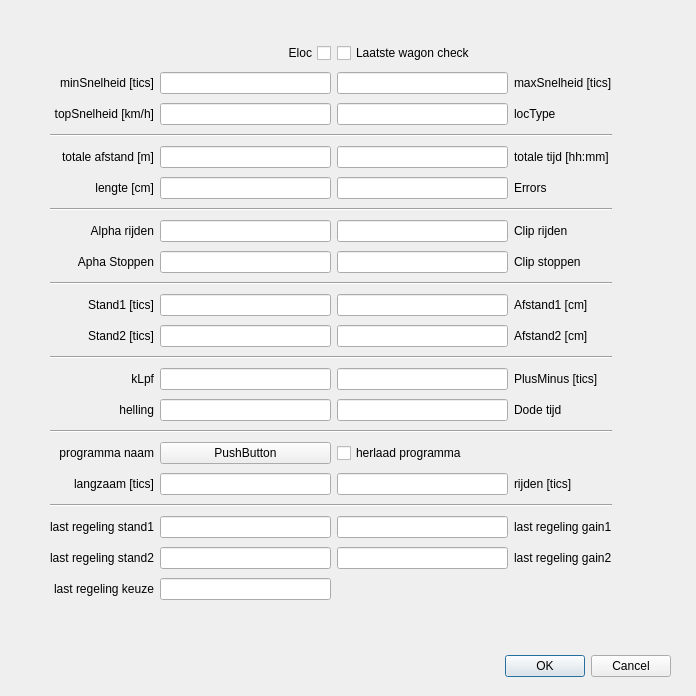
<?xml version="1.0" encoding="UTF-8"?>
<ui version="4.0">
 <class>QtRegelaarInstellingenDialoog</class>
 <widget class="QDialog" name="QtRegelaarInstellingenDialoog">
  <property name="geometry">
   <rect>
    <x>0</x>
    <y>0</y>
    <width>696</width>
    <height>696</height>
   </rect>
  </property>
  <property name="windowTitle">
   <string>Dialog</string>
  </property>
  <widget class="QDialogButtonBox" name="buttonBox">
   <property name="geometry">
    <rect>
     <x>330</x>
     <y>650</y>
     <width>341</width>
     <height>32</height>
    </rect>
   </property>
   <property name="orientation">
    <enum>Qt::Horizontal</enum>
   </property>
   <property name="standardButtons">
    <set>QDialogButtonBox::Cancel|QDialogButtonBox::Ok</set>
   </property>
  </widget>
  <widget class="QWidget" name="layoutWidget">
   <property name="geometry">
    <rect>
     <x>50</x>
     <y>40</y>
     <width>562</width>
     <height>573</height>
    </rect>
   </property>
   <layout class="QGridLayout" name="gridLayout_2" rowstretch="0,0,0,0,0,0,0,0,0,0,0,0,0,0,0,0,0,0,0,0,0,0" rowminimumheight="0,0,0,0,0,0,0,0,0,0,0,0,0,0,0,0,0,0,0,0,0,0">
    <item row="9" column="0" colspan="4">
     <widget class="Line" name="line_3">
      <property name="orientation">
       <enum>Qt::Horizontal</enum>
      </property>
     </widget>
    </item>
    <item row="1" column="1">
     <widget class="QLineEdit" name="minSnelheid">
      <property name="text">
       <string/>
      </property>
      <property name="placeholderText">
       <string/>
      </property>
     </widget>
    </item>
    <item row="0" column="0" colspan="2">
     <widget class="QCheckBox" name="eloc">
      <property name="layoutDirection">
       <enum>Qt::RightToLeft</enum>
      </property>
      <property name="text">
       <string>Eloc</string>
      </property>
     </widget>
    </item>
    <item row="2" column="3">
     <widget class="QLabel" name="label_23">
      <property name="text">
       <string>locType</string>
      </property>
     </widget>
    </item>
    <item row="11" column="2">
     <widget class="QLineEdit" name="afstand2"/>
    </item>
    <item row="2" column="1">
     <widget class="QLineEdit" name="topSnelheid"/>
    </item>
    <item row="8" column="3">
     <widget class="QLabel" name="label_10">
      <property name="text">
       <string>Clip stoppen</string>
      </property>
     </widget>
    </item>
    <item row="2" column="0">
     <widget class="QLabel" name="label_3">
      <property name="text">
       <string>topSnelheid [km/h]</string>
      </property>
      <property name="alignment">
       <set>Qt::AlignRight|Qt::AlignTrailing|Qt::AlignVCenter</set>
      </property>
     </widget>
    </item>
    <item row="8" column="2">
     <widget class="QLineEdit" name="clipStoppen"/>
    </item>
    <item row="4" column="2">
     <widget class="QLineEdit" name="totaalTijd"/>
    </item>
    <item row="7" column="2">
     <widget class="QLineEdit" name="clipRijden"/>
    </item>
    <item row="5" column="0">
     <widget class="QLabel" name="label_6">
      <property name="text">
       <string>lengte [cm]</string>
      </property>
      <property name="alignment">
       <set>Qt::AlignRight|Qt::AlignTrailing|Qt::AlignVCenter</set>
      </property>
     </widget>
    </item>
    <item row="7" column="0">
     <widget class="QLabel" name="label_7">
      <property name="text">
       <string>Alpha rijden</string>
      </property>
      <property name="alignment">
       <set>Qt::AlignRight|Qt::AlignTrailing|Qt::AlignVCenter</set>
      </property>
     </widget>
    </item>
    <item row="8" column="1">
     <widget class="QLineEdit" name="alphaStoppen"/>
    </item>
    <item row="5" column="1">
     <widget class="QLineEdit" name="lengte"/>
    </item>
    <item row="4" column="3">
     <widget class="QLabel" name="label_5">
      <property name="text">
       <string>totale tijd [hh:mm]</string>
      </property>
     </widget>
    </item>
    <item row="8" column="0">
     <widget class="QLabel" name="label_8">
      <property name="text">
       <string>Apha Stoppen</string>
      </property>
      <property name="alignment">
       <set>Qt::AlignRight|Qt::AlignTrailing|Qt::AlignVCenter</set>
      </property>
     </widget>
    </item>
    <item row="7" column="1">
     <widget class="QLineEdit" name="alphaRijden">
      <property name="text">
       <string/>
      </property>
     </widget>
    </item>
    <item row="5" column="2">
     <widget class="QLineEdit" name="errors">
      <property name="readOnly">
       <bool>true</bool>
      </property>
     </widget>
    </item>
    <item row="7" column="3">
     <widget class="QLabel" name="label_9">
      <property name="text">
       <string>Clip rijden</string>
      </property>
     </widget>
    </item>
    <item row="4" column="1">
     <widget class="QLineEdit" name="totaalAfstand"/>
    </item>
    <item row="4" column="0">
     <widget class="QLabel" name="label_4">
      <property name="text">
       <string>totale afstand [m]</string>
      </property>
      <property name="alignment">
       <set>Qt::AlignRight|Qt::AlignTrailing|Qt::AlignVCenter</set>
      </property>
     </widget>
    </item>
    <item row="5" column="3">
     <widget class="QLabel" name="label_15">
      <property name="text">
       <string>Errors</string>
      </property>
     </widget>
    </item>
    <item row="6" column="0" colspan="4">
     <widget class="Line" name="line">
      <property name="orientation">
       <enum>Qt::Horizontal</enum>
      </property>
     </widget>
    </item>
    <item row="11" column="1">
     <widget class="QLineEdit" name="stand2"/>
    </item>
    <item row="3" column="0" colspan="4">
     <widget class="Line" name="line_2">
      <property name="orientation">
       <enum>Qt::Horizontal</enum>
      </property>
     </widget>
    </item>
    <item row="19" column="3">
     <widget class="QLabel" name="label_26">
      <property name="text">
       <string>last regeling gain1</string>
      </property>
     </widget>
    </item>
    <item row="15" column="0" colspan="4">
     <widget class="Line" name="line_5">
      <property name="orientation">
       <enum>Qt::Horizontal</enum>
      </property>
     </widget>
    </item>
    <item row="2" column="2">
     <widget class="QLineEdit" name="locType"/>
    </item>
    <item row="10" column="1">
     <widget class="QLineEdit" name="stand1"/>
    </item>
    <item row="1" column="3">
     <widget class="QLabel" name="label_2">
      <property name="text">
       <string>maxSnelheid [tics]</string>
      </property>
     </widget>
    </item>
    <item row="1" column="0">
     <widget class="QLabel" name="label">
      <property name="layoutDirection">
       <enum>Qt::LeftToRight</enum>
      </property>
      <property name="text">
       <string>minSnelheid [tics]</string>
      </property>
      <property name="alignment">
       <set>Qt::AlignRight|Qt::AlignTrailing|Qt::AlignVCenter</set>
      </property>
     </widget>
    </item>
    <item row="1" column="2">
     <widget class="QLineEdit" name="maxSnelheid"/>
    </item>
    <item row="16" column="0">
     <widget class="QLabel" name="label_20">
      <property name="text">
       <string>programma naam</string>
      </property>
      <property name="alignment">
       <set>Qt::AlignRight|Qt::AlignTrailing|Qt::AlignVCenter</set>
      </property>
     </widget>
    </item>
    <item row="11" column="0">
     <widget class="QLabel" name="label_12">
      <property name="text">
       <string>Stand2 [tics]</string>
      </property>
      <property name="alignment">
       <set>Qt::AlignRight|Qt::AlignTrailing|Qt::AlignVCenter</set>
      </property>
     </widget>
    </item>
    <item row="14" column="1">
     <widget class="QLineEdit" name="helling"/>
    </item>
    <item row="11" column="3">
     <widget class="QLabel" name="label_14">
      <property name="text">
       <string>Afstand2 [cm]</string>
      </property>
     </widget>
    </item>
    <item row="10" column="0">
     <widget class="QLabel" name="label_11">
      <property name="text">
       <string>Stand1 [tics]</string>
      </property>
      <property name="alignment">
       <set>Qt::AlignRight|Qt::AlignTrailing|Qt::AlignVCenter</set>
      </property>
     </widget>
    </item>
    <item row="12" column="0" colspan="4">
     <widget class="Line" name="line_4">
      <property name="orientation">
       <enum>Qt::Horizontal</enum>
      </property>
     </widget>
    </item>
    <item row="10" column="2">
     <widget class="QLineEdit" name="afstand1"/>
    </item>
    <item row="14" column="3">
     <widget class="QLabel" name="label_16">
      <property name="text">
       <string>Dode tijd</string>
      </property>
     </widget>
    </item>
    <item row="13" column="1">
     <widget class="QLineEdit" name="kLpf"/>
    </item>
    <item row="13" column="3">
     <widget class="QLabel" name="label_17">
      <property name="text">
       <string>PlusMinus [tics]</string>
      </property>
     </widget>
    </item>
    <item row="14" column="0">
     <widget class="QLabel" name="label_19">
      <property name="text">
       <string>helling</string>
      </property>
      <property name="alignment">
       <set>Qt::AlignRight|Qt::AlignTrailing|Qt::AlignVCenter</set>
      </property>
     </widget>
    </item>
    <item row="14" column="2">
     <widget class="QLineEdit" name="dodeTijd"/>
    </item>
    <item row="10" column="3">
     <widget class="QLabel" name="label_13">
      <property name="text">
       <string>Afstand1 [cm]</string>
      </property>
     </widget>
    </item>
    <item row="13" column="2">
     <widget class="QLineEdit" name="plusMinus"/>
    </item>
    <item row="16" column="2" colspan="2">
     <widget class="QCheckBox" name="herlaadProgramma">
      <property name="text">
       <string>herlaad programma</string>
      </property>
     </widget>
    </item>
    <item row="17" column="1">
     <widget class="QLineEdit" name="langzaam"/>
    </item>
    <item row="13" column="0">
     <widget class="QLabel" name="label_18">
      <property name="text">
       <string>kLpf</string>
      </property>
      <property name="alignment">
       <set>Qt::AlignRight|Qt::AlignTrailing|Qt::AlignVCenter</set>
      </property>
     </widget>
    </item>
    <item row="17" column="3">
     <widget class="QLabel" name="label_22">
      <property name="text">
       <string>rijden [tics]</string>
      </property>
     </widget>
    </item>
    <item row="17" column="2">
     <widget class="QLineEdit" name="rijden"/>
    </item>
    <item row="17" column="0">
     <widget class="QLabel" name="label_21">
      <property name="text">
       <string>langzaam [tics]</string>
      </property>
      <property name="alignment">
       <set>Qt::AlignRight|Qt::AlignTrailing|Qt::AlignVCenter</set>
      </property>
     </widget>
    </item>
    <item row="19" column="1">
     <widget class="QLineEdit" name="lastStand1"/>
    </item>
    <item row="19" column="2">
     <widget class="QLineEdit" name="lastGain1"/>
    </item>
    <item row="19" column="0">
     <widget class="QLabel" name="label_24">
      <property name="text">
       <string>last regeling stand1</string>
      </property>
      <property name="alignment">
       <set>Qt::AlignRight|Qt::AlignTrailing|Qt::AlignVCenter</set>
      </property>
     </widget>
    </item>
    <item row="0" column="2" colspan="2">
     <widget class="QCheckBox" name="laatsteWagonCheck">
      <property name="layoutDirection">
       <enum>Qt::LeftToRight</enum>
      </property>
      <property name="text">
       <string>Laatste wagon check</string>
      </property>
     </widget>
    </item>
    <item row="18" column="0" colspan="4">
     <widget class="Line" name="line_6">
      <property name="orientation">
       <enum>Qt::Horizontal</enum>
      </property>
     </widget>
    </item>
    <item row="20" column="0">
     <widget class="QLabel" name="label_25">
      <property name="text">
       <string>last regeling stand2</string>
      </property>
      <property name="alignment">
       <set>Qt::AlignRight|Qt::AlignTrailing|Qt::AlignVCenter</set>
      </property>
     </widget>
    </item>
    <item row="20" column="1">
     <widget class="QLineEdit" name="lastStand2"/>
    </item>
    <item row="20" column="2">
     <widget class="QLineEdit" name="lastGain2"/>
    </item>
    <item row="20" column="3">
     <widget class="QLabel" name="label_27">
      <property name="text">
       <string>last regeling gain2</string>
      </property>
     </widget>
    </item>
    <item row="21" column="0">
     <widget class="QLabel" name="label_28">
      <property name="text">
       <string>last regeling keuze</string>
      </property>
      <property name="alignment">
       <set>Qt::AlignRight|Qt::AlignTrailing|Qt::AlignVCenter</set>
      </property>
     </widget>
    </item>
    <item row="21" column="1">
     <widget class="QLineEdit" name="lastRegelingKeuze"/>
    </item>
    <item row="16" column="1">
     <widget class="QPushButton" name="programmaNaam">
      <property name="text">
       <string>PushButton</string>
      </property>
     </widget>
    </item>
   </layout>
  </widget>
 </widget>
 <resources/>
 <connections>
  <connection>
   <sender>buttonBox</sender>
   <signal>accepted()</signal>
   <receiver>QtRegelaarInstellingenDialoog</receiver>
   <slot>accept()</slot>
   <hints>
    <hint type="sourcelabel">
     <x>248</x>
     <y>254</y>
    </hint>
    <hint type="destinationlabel">
     <x>157</x>
     <y>274</y>
    </hint>
   </hints>
  </connection>
  <connection>
   <sender>buttonBox</sender>
   <signal>rejected()</signal>
   <receiver>QtRegelaarInstellingenDialoog</receiver>
   <slot>reject()</slot>
   <hints>
    <hint type="sourcelabel">
     <x>316</x>
     <y>260</y>
    </hint>
    <hint type="destinationlabel">
     <x>286</x>
     <y>274</y>
    </hint>
   </hints>
  </connection>
 </connections>
</ui>
